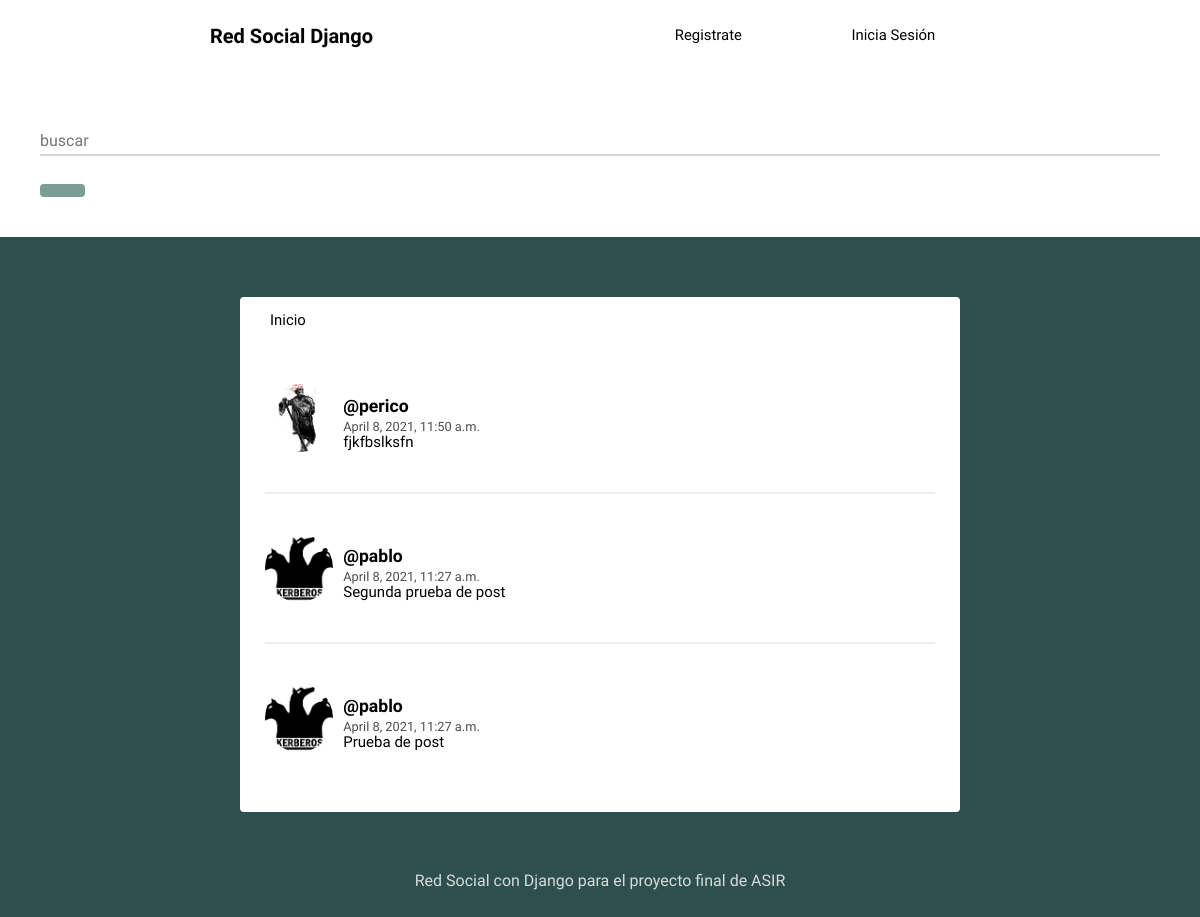
/, run on an earlier commit of the app's database.
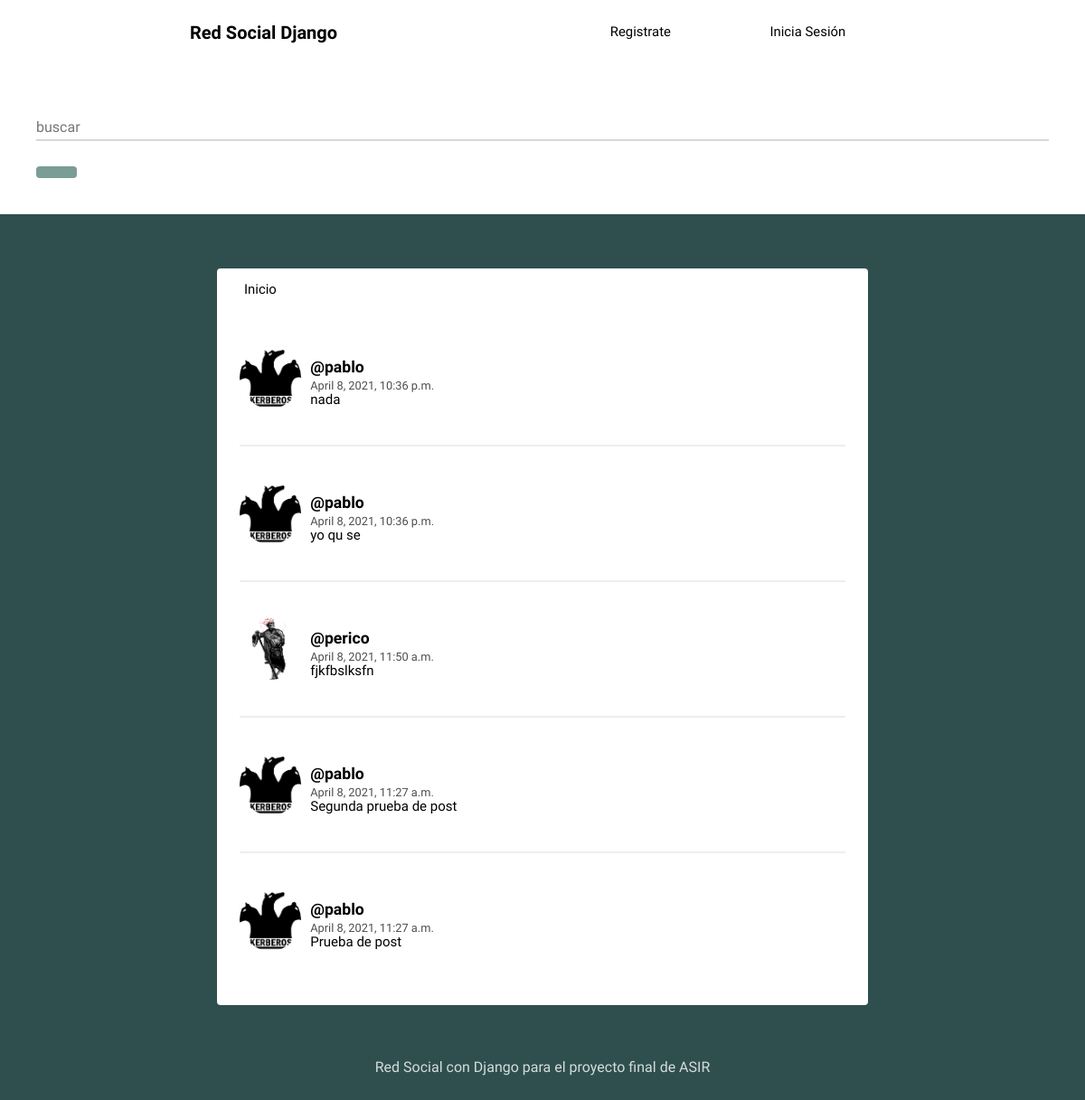
And on a later commit of the database.
### social/models.py (models this page shows, shortened)
class Post(models.Model):
	user = models.ForeignKey(User, on_delete=models.CASCADE, related_name='posts') #con el related name asociamos todos los posts que tiene un usuario, por asi decirlo es como añadir una fila post a la tabla de usuarios
	timestamp = models.DateTimeField(default=timezone.now) #fecha de creacion del post
	content = models.TextField()
	class Meta:
		ordering = ['-timestamp'] #Clase meta sirve para saber como se comporta la clase Post, con esto ordenamos Post, el - sirve àra que se cree en orden ascendente

class Profile(models.Model):
	user = models.OneToOneField(User, on_delete=models.CASCADE)#Conectaos esta fila a la tabla Usuarios de los modelos por defecto de django
	imagenes = models.ImageField(default='foto_perfil.png')

### social/views.py (the view)
# urls.py: path('', views.feed, name='feed'),
def feed(request):
	posts = Post.objects.all()
	context = {'posts': posts}
	return render(request, 'social/feed.html', context)

### social/templates/social/feed.html (shortened to what this page needs)
{% extends 'social/layout.html' %}
{% block content %}
{% for post in posts %}
<article>
    <div class="container-article">
        <img src="{{ post.user.profile.imagenes.url }}">
        <div>
            <h2 class="username"><a href="{% url 'profile' post.user.username %}">@{{ post.user.username }}</a></h2>
            <time data-time="#">{{ post.timestamp }}</time>
            <div class="post">{{ post.content }}</div>
        </div>
    </div>
</article>
{% endfor %}
{% endblock %}

What changed in the data, as far as the page shows it:
added Post: user.profile.imagenes (picture), user.username "pablo", timestamp "April 8, 2021, 10:36 p.m.", content "nada"
added Post: user.profile.imagenes (picture), user.username "pablo", timestamp "April 8, 2021, 10:36 p.m.", content "yo qu se"
